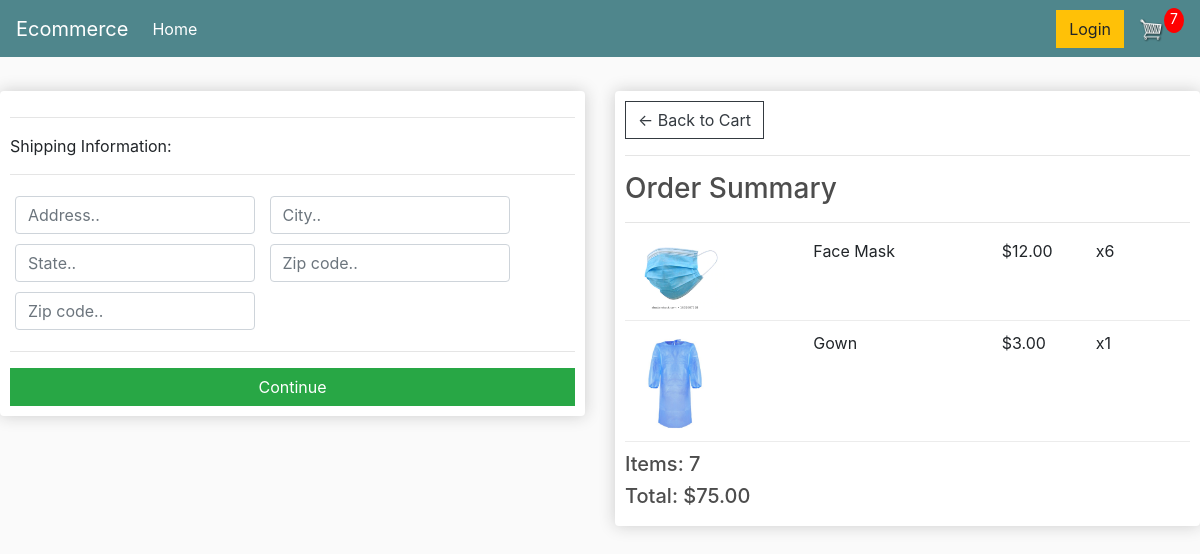
The app's page /checkout/ (signed in) with its own data.
### store/models.py (models this page shows, shortened)
class OrderItem(models.Model):
    product = models.ForeignKey(Product, on_delete=models.SET_NULL, blank=True, null=True)
    order = models.ForeignKey(Order, on_delete=models.SET_NULL, blank=True, null=True)
    quantity = models.IntegerField(default=0,null=True,blank=True)
    date_added = models.DateTimeField(auto_now_add=True)
    @property
    def get_total(self):
        total = self.product.price * self.quantity
        return total

class Product(models.Model):
    name = models.CharField(max_length=200, null=True)
    digital = models.BooleanField(default=False,null=True, blank=False)
    price =  models.DecimalField(max_digits=7,decimal_places=2)
    image = models.ImageField(null=True, blank=True)
    @property
    def imageURL(self):
        try:
            url = self.image.url
        except:
            url = ''
        return url

class Order(models.Model):
    customer = models.ForeignKey(Customer, on_delete=models.SET_NULL, blank=True, null=True)
    date_ordered =  models.DateTimeField(auto_now_add=True)
    complete = models.BooleanField(default=False, null=True, blank=False)
    transaction_id = models.CharField(max_length=200, null=True)
    @property
    def shipping(self):
        shipping = False
        orderitems = self.orderitem_set.all()
        for i in orderitems:
            if i.product.digital ==False:
                shipping = True
        return shipping
    @property
    def get_cart_total(self):
        orderitems = self.orderitem_set.all()
        total = sum([item.get_total for item in orderitems])
        return total
    @property
    def get_cart_items(self):
        orderitems = self.orderitem_set.all()
        total = sum([item.quantity for item in orderitems])
        return total

### store/views.py (the view)
# urls.py: path('checkout/', views.checkout, name="checkout"),
def checkout(request):
    if request.user.is_authenticated:
        customer = request.user.customer
        order, created = Order.objects.get_or_create(customer=customer, complete=False)
        items = order.orderitem_set.all()
        cartItems = order.get_cart_items
    else:
        items=  []
        order = {'get_cart_total':0, 'get_cart_items':0, 'shipping':False}
        cartItems = order['get_cart_items']
    context = {'items':items, 'order':order, 'cartItems':cartItems }
    return render(request, 'store/checkout.html',context)

### store/templates/store/checkout.html (shortened to what this page needs)
{% extends 'store/main.html' %}
{% load static %}
{% block content %}
     <div class="row">
		<div class="col-lg-6">
			<div class="box-element" id="form-wrapper">
				<form id="form">
					<div id="shipping-info">
						<hr>
						<p>Shipping Information:</p>
						<hr>
						<div class="form-field">
							<input class="form-control" type="text" name="address" placeholder="Address..">
						</div>
						<div class="form-field">
							<input class="form-control" type="text" name="city" placeholder="City..">
						</div>
						<div class="form-field">
							<input class="form-control" type="text" name="state" placeholder="State..">
						</div>
						<div class="form-field">
							<input class="form-control" type="text" name="zipcode" placeholder="Zip code..">
						</div>
						<div class="form-field">
							<input class="form-control" type="text" name="country" placeholder="Zip code..">
						</div>
					</div>
					<hr>
					<input id="form-button" class="btn btn-success btn-block" type="submit" value="Continue">
				</form>
			</div>
			<br>
		</div>
		<div class="col-lg-6">
			<div class="box-element">
				<a  class="btn btn-outline-dark" href="{% url 'cart' %}">&#x2190; Back to Cart</a>
				<hr>
				<h3>Order Summary</h3>
                <hr>
                {%for item in items%}
				<div class="cart-row">
					<div style="flex:2"><img class="row-image" src="{{item.product.imageURL}}"></div>
					<div style="flex:2"><p>{{item.product.name}}</p></div>
					<div style="flex:1"><p>${{item.product.price}}</p></div>
					<div style="flex:1"><p>x{{item.quantity}}</p></div>
                </div>
                {% endfor %}
				<h5>Items:   {{order.get_cart_items}}</h5>
				<h5>Total:   ${{order.get_cart_total|floatformat:2}}</h5>
            </div>
		</div>
	</div>
{% endblock content %}

### static/css/main.css (style rules this page uses)
body { background-color: hsl(0, 0%, 98%); }
h1,h2,h3,h4,h5,h6 { color:hsl(0, 0%, 30%); }
.box-element { box-shadow:hsl(0, 0%, 80%) 0 0 16px; background-color: #fff; border-radius: 4px; padding: 10px; }
.col-lg-4, .col-lg-6, .col-lg-8, .col-lg-12 { margin-top: 10px; }
.btn { border-radius: 0; }
.row-image { width: 100px; }
.form-field { width:250px; display: inline-block; padding: 5px; }
.cart-row { display: flex; align-items: flex-stretch; padding-bottom: 10px; margin-bottom: 10px; border-bottom: 1px solid #ececec; }

### records on screen
OrderItem: product.imageURL (picture), product.name "Face Mask", product.price "12.00", quantity "6"
OrderItem: product.imageURL (picture), product.name "Gown", product.price "3.00", quantity "1"
Order: get_cart_items "7", get_cart_total "75.00"

### other values on screen
{{ cartItems }} "7"
